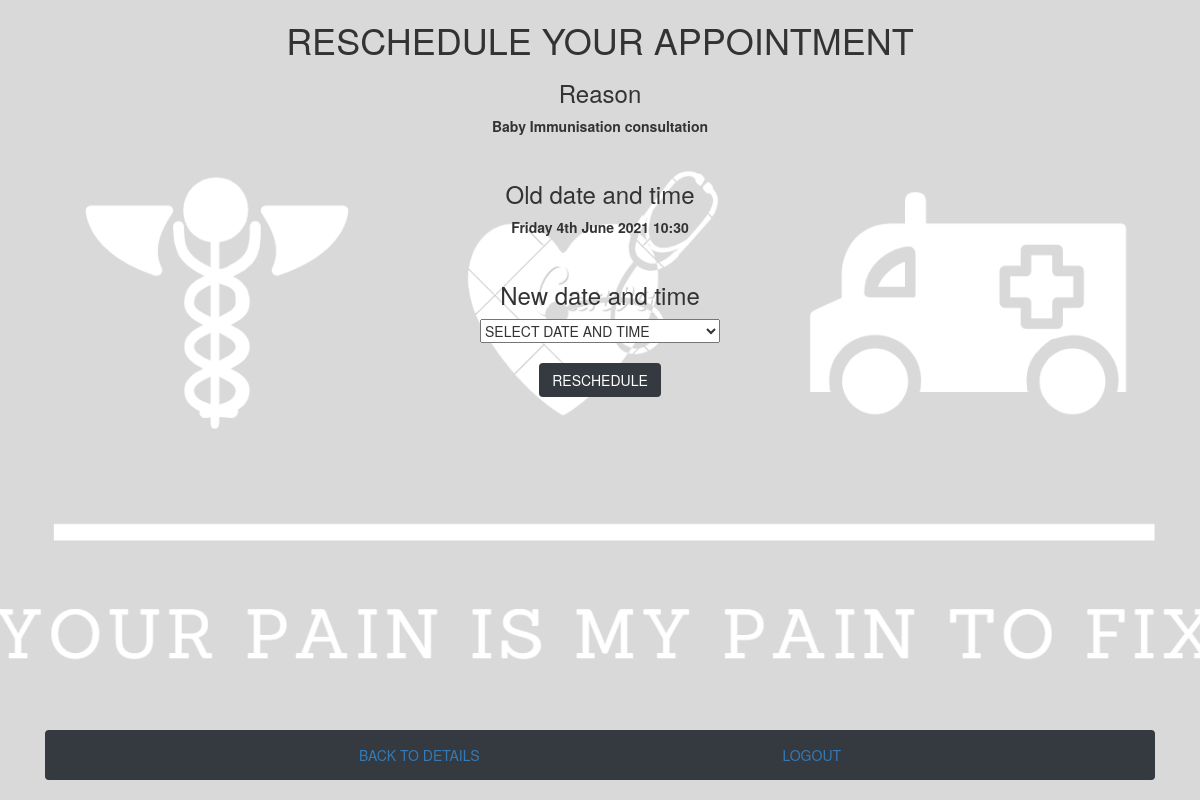
Screenshot of /reschedule.php?dateAndTime=Friday 4th June 2021 10:30 with the database file from the repository.
### tables this page shows
CREATE TABLE `book` (
  `cell` varchar(50) NOT NULL,
  `dateAndTime` varchar(50) NOT NULL,
  `reason` varchar(50) NOT NULL,
  `id` int(11) NOT NULL,
  `name` varchar(100) NOT NULL,
  `diagnosis` varchar(1000) NOT NULL
);

### reschedule.php (the view, shortened to what this page needs)
<!DOCTYPE html>
<html>
    <head>
        <link rel="stylesheet" href="theCss.css">
        <link rel="stylesheet" href="https://stackpath.bootstrapcdn.com/bootstrap/4.4.1/css/bootstrap.min.css">
        <link rel="stylesheet" href="https://maxcdn.bootstrapcdn.com/bootstrap/3.4.1/css/bootstrap.min.css">
    </head>
    <body>
        <?php
        include 'db.php';
        ?>
    <center>
        <h1>RESCHEDULE YOUR APPOINTMENT</h1>
            <?php
            $dateAndTime = $_GET['dateAndTime'];
            $result = $mysqli->query("SELECT * from book where dateAndTime='$dateAndTime'") or
                    die($mysqli->error);
            $row = $result->fetch_array();
            $oldDateAndTime = $row['dateAndTime'];
            $reason = $row['reason'];
            ?>
            <center>
                <form action="" method="POST">
                                <h3>Reason</h3>
                            <label><?php echo $reason ?></label><br/><br/>
                            <h3>Old date and time</h3>
                            <label name="oldDateAndTime"><?php echo $oldDateAndTime; ?></label><br/><br/>
                            <h3>New date and time</h3>
                               <select name="dateAndTime">
                            <option value="selectdatetime">SELECT DATE AND TIME</option>
                        </select><br/><br/>
                                <p class="button-style"><input type="submit" title="Click To Reschedule"  name="reschedule" value="RESCHEDULE" align="center" class="btn btn-dark"/></p>
                </form>
                <div class="container fixed-bottom">
                    <nav class="navbar navbar-dark bg-dark">
                        <div class="btn-group dropup">
                            <a href="details.php">BACK TO DETAILS</a>
                        </div>
                        <div class="btn-group dropup">
                            <a href="index.php">LOGOUT</a>
                        </div>
                    </nav>
                </div>
         </center>
    </body>
</html>

### theCss.css (style rules this page uses)
body { background-image: url('/images/background.png'); background-position: center center; background-repeat: no-repeat; background-attachment: fixed; background-size: cover; background-color: gray; }

### rows the page displays
book: reason "Baby Immunisation consultation", dateAndTime "Friday 4th June 2021 10:30"
